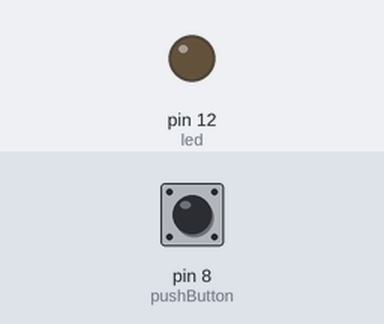
A sketch run on a simulated Arduino Uno, built with avr-gcc and run on an emulated ATmega328P. Shown: output pins drawn as LEDs (lit = HIGH). Dashed ring = blinking. Inputs (shaded band) come from the test bench; at power-on: pin 8 (pushButton) LOW.

Above: at 1.2 s.
1.3 s: pin 8 (pushButton) pulled HIGH for 3.2 s
At 2.1 s:
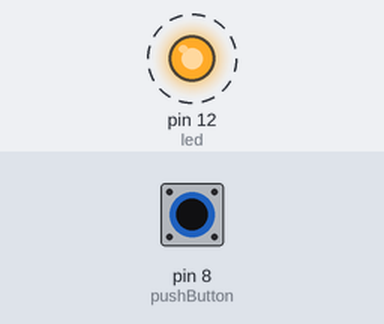
Timing chart, 0 to 5.8 s (numbered marks = the images above; inputs shaded):
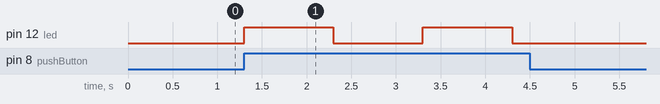

The sketch:

code.ino
```cpp
// 05-push-button-external-pull-down

int led = 12;
int pushButton = 8;
int delayTime = 1000; // Wait for 1000 millisecond(s)
void setup()
{
  pinMode(led, OUTPUT);
  pinMode(pushButton, INPUT);
}

void loop()
{
  if(digitalRead(pushButton)== HIGH){
  digitalWrite(led, HIGH);
  delay(delayTime);
  digitalWrite(led, LOW);
  delay(delayTime);
  }
}
```

Measured:
- after the input at 1.3 s, pin 12 (led): alternates HIGH for 1.0 s and LOW for 1.0 s, 4 changes in all, then stays LOW, starting at once
